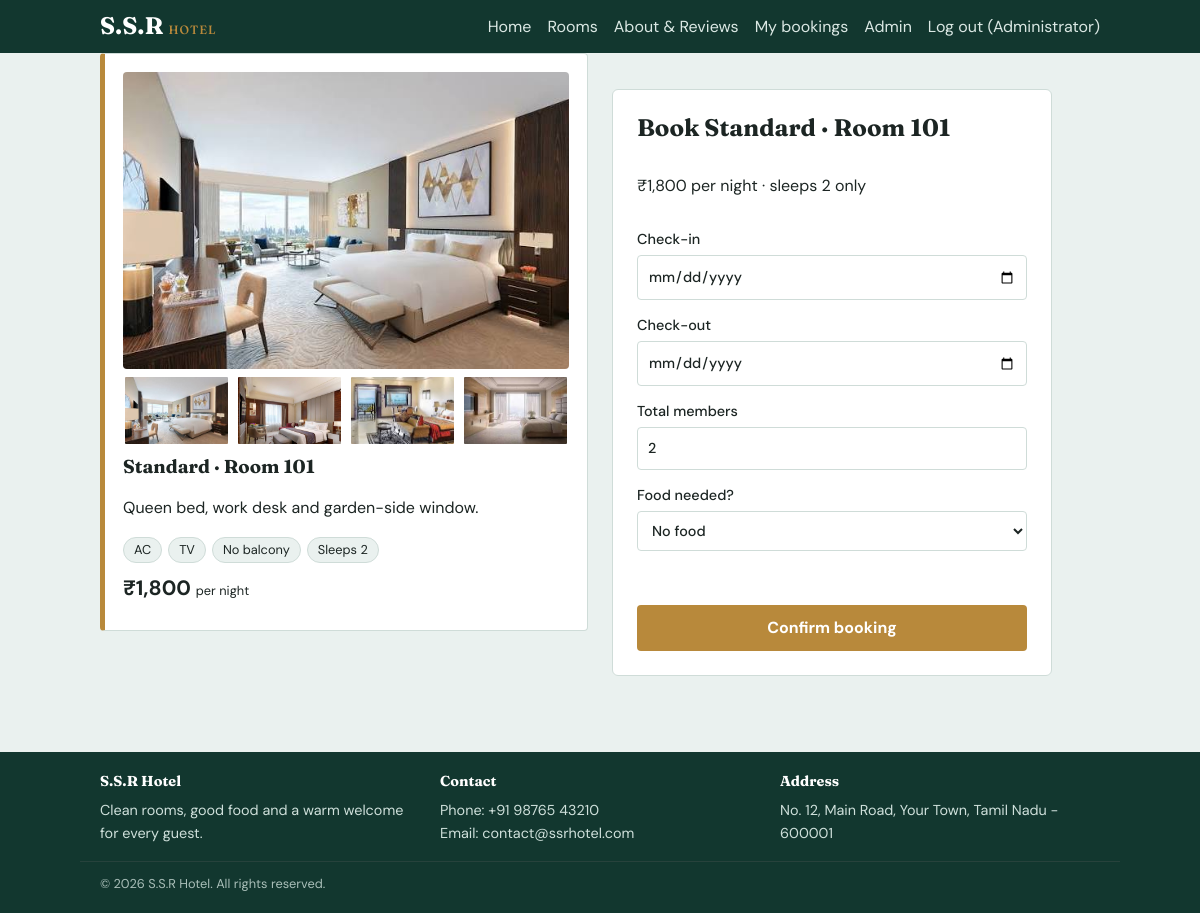
The app's page /book.php?room=1 (signed in) with its own data.
### tables this page shows
CREATE TABLE rooms (
  id INT AUTO_INCREMENT PRIMARY KEY,
  room_no VARCHAR(10) NOT NULL UNIQUE,
  type VARCHAR(40) NOT NULL,
  price DECIMAL(10,2) NOT NULL,
  capacity INT NOT NULL,
  ac TINYINT(1) NOT NULL DEFAULT 1,
  tv TINYINT(1) NOT NULL DEFAULT 1,
  balcony TINYINT(1) NOT NULL DEFAULT 0,
  description VARCHAR(255)
);

### config.php (called while the page is built, shortened)
<?php
function e($s) { return htmlspecialchars((string)$s, ENT_QUOTES, 'UTF-8'); }
function img($name, $base = '') {
  foreach (['jpg','jpeg','png','webp','svg'] as $x) {
    if (file_exists(__DIR__ . "/images/$name.$x")) return $base . "images/$name.$x";
  }
  return $base . "images/hotel_outside_1.jpg";
}

### book.php (the view, shortened to what this page needs)
<?php require_once 'config.php'; require_login(); include_once 'includes/room_card.php';
$rid = (int)($_GET['room'] ?? $_POST['room'] ?? 0);
$st = $conn->prepare("SELECT * FROM rooms WHERE id=?"); $st->bind_param("i", $rid); $st->execute();
$room = $st->get_result()->fetch_assoc(); if (!$room) { header("Location: rooms.php"); exit; }
$vIn = $_POST['check_in'] ?? $_GET['check_in'] ?? '';
$vOut = $_POST['check_out'] ?? $_GET['check_out'] ?? '';
$vG = (int)($_POST['guests'] ?? $_GET['guests'] ?? 2);
$vFood = (int)($_POST['food'] ?? $_GET['food'] ?? 0);
$title = "Book room"; include 'includes/header.php'; ?>
<div class="bookwrap">
  <div>
    <?php room_card($room, '', ['can_book' => false]); ?>
  </div>
  <form class="form" method="post" id="bookform"
        data-price="<?= $room['price'] ?>" data-cap="<?= (int)$room['capacity'] ?>" data-food="<?= FOOD_PRICE ?>">
    <h2>Book <?= e($room['type']) ?> · Room <?= e($room['room_no']) ?></h2>
    <p>₹<?= number_format($room['price']) ?> per night · sleeps <?= (int)$room['capacity'] ?> only</p>
    <label>Check-in<input type="date" id="in" name="check_in" value="<?= e($vIn) ?>" required></label>
    <label>Check-out<input type="date" id="out" name="check_out" value="<?= e($vOut) ?>" required></label>
    <label>Total members<input type="number" id="guests" name="guests" min="1" max="20" value="<?= $vG ?>" required></label>
    <label>Food needed?
      <select name="food" id="food">
        <option value="0" <?= !$vFood?'selected':'' ?>>No food</option>
      </select></label>
    <button class="btn">Confirm booking</button>
  </form>
</div>
<?php include 'includes/footer.php'; ?>

### includes/room_card.php (shortened to what this page needs)
<?php
function room_card($r, $q, $opt = []) {
  $no = $r['room_no'];
  $need  = $opt['need'] ?? 1;
  ?>
  <article class="card room">
    <div class="gallery">
      <img class="main" src="<?= e(img("rooms/{$no}_1")) ?>" alt="Room <?= e($no) ?> photo">
      <div class="thumbs">
      <?php for ($i = 1; $i <= 4; $i++): ?>
        <img src="<?= e(img("rooms/{$no}_$i")) ?>" alt="Room <?= e($no) ?> view <?= $i ?>" onclick="swapImg(this)">
      <?php endfor; ?>
      </div>
    </div>
    <h3><?= e($r['type']) ?> · Room <?= e($no) ?></h3>
    <p><?= e($r['description']) ?></p>
    <p class="chips">
      <span><?= $r['ac'] ? 'AC' : 'Non-AC' ?></span>
      <span><?= $r['tv'] ? 'TV' : 'No TV' ?></span>
      <span><?= $r['balcony'] ? 'Balcony view' : 'No balcony' ?></span>
      <span>Sleeps <?= (int)$r['capacity'] ?></span>
    </p>
    <p class="price">₹<?= number_format($r['price']) ?> <small>per night<?= $need > 1 ? " × $need rooms" : "" ?></small></p>
  </article>
<?php } ?>

### css/style.css (style rules this page uses)
:root { --pine:#12372f;--sea:#eaf1ef;--brass:#b8893b;--ink:#1c2523;--line:#cfdcd8;--white:#fff;--err:#a3262a }
* { box-sizing:border-box }
body { margin:0;font-family:'DM Sans',system-ui,sans-serif;background:var(--sea);color:var(--ink);line-height:1.6 }
h1,h2,h3,.logo { font-family:'Fraunces',Georgia,serif;line-height:1.2 }
.btn { background:var(--brass);color:#fff;border:0;padding:10px 20px;border-radius:4px;cursor:pointer;font:inherit;font-weight:700;text-decoration:none;display:inline-block }
label { display:flex;flex-direction:column;font-weight:500;font-size:.9rem;gap:4px }
input { padding:9px 10px;border:1px solid var(--line);border-radius:4px;font:inherit;background:var(--white);color:var(--ink) }
.card { background:var(--white);border:1px solid var(--line);border-left:5px solid var(--brass);padding:18px;border-radius:4px }
.card h3 { margin:0 0 6px }
.price { font-size:1.3rem;font-weight:700;margin:8px 0 }
.price small { font-weight:400;font-size:.8rem }
.form { max-width:440px;margin:36px auto;display:flex;flex-direction:column;gap:14px;background:var(--white);border:1px solid var(--line);padding:24px;border-radius:6px }
.form h2,.form h3 { margin:0 }
select,textarea { padding:9px 10px;border:1px solid var(--line);border-radius:4px;font:inherit;background:var(--white);color:var(--ink) }
.room { position:relative }
.gallery .main { width:100%;aspect-ratio:3/2;object-fit:cover;border-radius:4px;display:block }
.thumbs { display:grid;grid-template-columns:repeat(4,1fr);gap:6px;margin:6px 0 10px }
.thumbs img { width:100%;aspect-ratio:3/2;object-fit:cover;border-radius:3px;cursor:pointer;border:2px solid transparent }
.chips { display:flex;flex-wrap:wrap;gap:6px;margin:8px 0 }
.chips span { background:var(--sea);border:1px solid var(--line);border-radius:20px;padding:2px 10px;font-size:.8rem }
.bookwrap { display:grid;grid-template-columns:1fr 1fr;gap:24px;align-items:start }
.bookwrap .form { margin:36px 0 }

### records on screen
rooms: type "Standard", room_no "101", description "Queen bed, work desk and garden-side window.", capacity "2", price "1,800"

### other values on screen
$_SESSION['name'] "Administrator"
HOTEL_PHONE "+91 98765 43210"
HOTEL_EMAIL "contact@ssrhotel.com"
HOTEL_ADDRESS "No. 12, Main Road, Your Town, Tamil Nadu - 600001"
